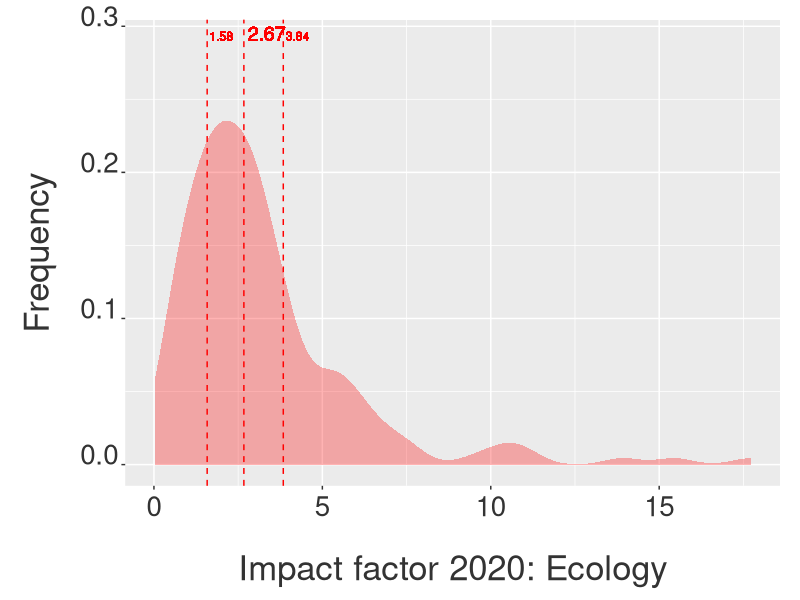
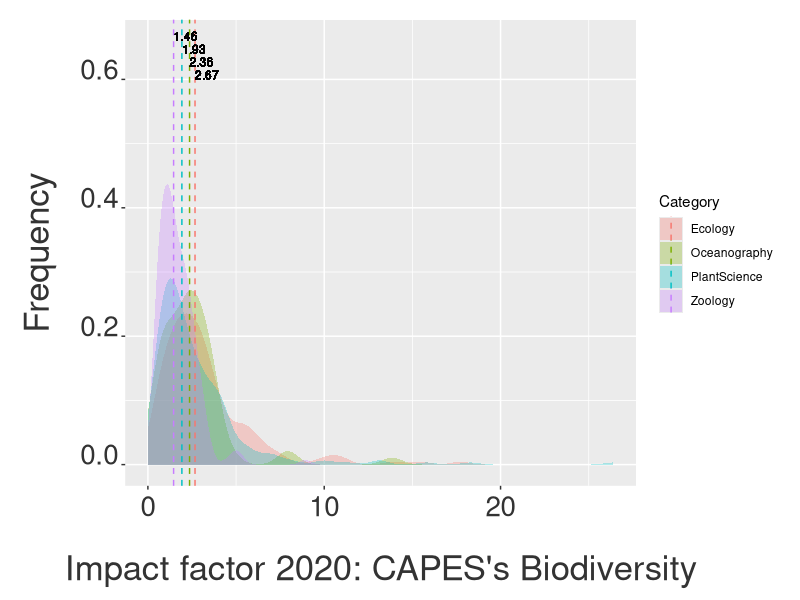

Source code (R) for these figures, in order:
## ---- chunk 1
knitr::opts_chunk$set(echo = TRUE)

knitr::knit_hooks$set(inline = function(x) {
prettyNum(x, big.mark=",")
})
## ---- chunk 2
setwd(dirname(rstudioapi::getActiveDocumentContext()$path))

## ---- chunk 3
rm(list= ls())
## ---- chunk 4
library(ggplot2)
library(plyr)
library(RColorBrewer)
library(reshape2)
library(tidyverse)
## ---- chunk 5
jcreco <- read.table("data/jcr ecology 2020.csv", sep=",", 
                 skip=2, fill=T, header=T, row.names=NULL,
                 na.strings = "n/a")
names(jcreco)[-ncol(jcreco)] <- names(jcreco)[-1]
jcreco <- jcreco[,-ncol(jcreco)]
jcreco <- jcreco[1:(nrow(jcreco)-2),]
jcreco$Total.Citations <- as.integer(gsub(",", "", jcreco$Total.Citations))
## ---- chunk 6
str(jcreco)
## ---- chunk 7
jcreco.med <- summarise(jcreco, 
                        IFmedian = median(X2020.JIF, na.rm = T))
eco.med = round(jcreco.med[1,1], digits = 2)

jcreco.qua1 <- summarise(jcreco, 
                         IFqua1 = quantile(X2020.JIF, na.rm = T))
eco.qua1 = round(jcreco.qua1[2,1], digits = 2)

jcreco.qua2 <- summarise(jcreco, 
                         IFqua2 = quantile(X2020.JIF, na.rm = T))
eco.qua2 = round(jcreco.qua2[4,1], digits = 2)

jcreco.min <- summarise(jcreco, 
                        IFmin = min(X2020.JIF, na.rm = T))
eco.min = round(jcreco.min[1,1], digits = 2)

jcreco.max <- summarise(jcreco, 
                        IFmax = max(X2020.JIF, na.rm = T))
eco.max = round(jcreco.max[1,1], digits = 2)

## ---- chunk 8
p1 <- ggplot(jcreco, aes(x=X2020.JIF)) +
  geom_density(color = F, fill = "red", alpha = 0.3, position = "identity") +
  xlab("Impact factor 2020: Ecology") + 
  ylab("Frequency") +
  theme(axis.text.x = element_text(colour="grey20",size=20,
                                   angle=0,hjust=.5,vjust=.5,face="plain"),
        axis.text.y = element_text(colour="grey20",size=20,
                                   angle=0,hjust=1,vjust=0,face="plain"),
        axis.title.x = element_text(colour="grey20",size=25,
                                    angle=0,hjust=.5,vjust=0,face="plain"),
        axis.title.y = element_text(colour="grey20",size=25,
                                    angle=90,hjust=.5,vjust=.5,face="plain")) +
  theme(plot.margin = unit(c(0.5,0.5,0.5,0.5),"cm")) +
  theme(axis.title.y=element_text(margin=margin(0,20,0,0)),
        axis.title.x=element_text(margin=margin(20,0,0,0))) +
  geom_vline(data=jcreco.med, aes(xintercept=eco.med),
             linetype="dashed", size=0.5, color = "red") +
  geom_text(aes(eco.med, 0.29, label = eco.med, angle = 0, 
                hjust = -0.1, vjust = 0), size = 5, color = "red") +
  geom_vline(data=jcreco.qua1, aes(xintercept=eco.qua1),
             linetype="dashed", size=0.5, color = "red") +
  geom_text(aes(eco.qua1, 0.29, label = eco.qua1, angle = 0, 
                hjust = -0.1, vjust = 0), size = 3, color = "red") +
  geom_vline(data=jcreco.qua1, aes(xintercept=eco.qua2),
             linetype="dashed", size=0.5, color = "red") +
  geom_text(aes(eco.qua2, 0.29, label = eco.qua2, angle = 0,
                hjust = -0.1, vjust = 0), size = 3, color = "red")

p1
## ---- chunk 9
str(jcreco)
## ---- chunk 10
jcroce <- read.table("data/jcr oceanography 2020.csv", sep=",", 
                     skip=2, fill=T, header=T, row.names=NULL,
                     na.strings = "n/a")
names(jcroce)[-ncol(jcroce)] <- names(jcroce)[-1]
jcroce <- jcroce[,-ncol(jcroce)]
jcroce <- jcroce[1:(nrow(jcroce)-2),]
jcroce$Total.Citations <- as.integer(gsub(",", "", jcroce$Total.Citations))


jcrpla <- read.table("data/jcr plant sciences 2020.csv", sep=",", 
                     skip=2, fill=T, header=T, row.names=NULL,
                     na.strings = "n/a")
names(jcrpla)[-ncol(jcrpla)] <- names(jcrpla)[-1]
jcrpla <- jcrpla[,-ncol(jcrpla)]
jcrpla <- jcrpla[1:(nrow(jcrpla)-2),]
jcrpla$Total.Citations <- as.integer(gsub(",", "", jcrpla$Total.Citations))


jcrzoo <- read.table("data/jcr zoology 2020.csv", sep=",", 
                     skip=2, fill=T, header=T, row.names=NULL,
                     na.strings = "n/a")
names(jcrzoo)[-ncol(jcrzoo)] <- names(jcrzoo)[-1]
jcrzoo <- jcrzoo[,-ncol(jcrzoo)]
jcrzoo <- jcrzoo[1:(nrow(jcrzoo)-2),]
jcrzoo$Total.Citations <- as.integer(gsub(",", "", jcrzoo$Total.Citations))
## ---- chunk 11
jcrbio <- rbind(jcreco, jcroce[1:nrow(jcroce),], 
                jcrpla[1:nrow(jcrpla),], jcrzoo[1:nrow(jcrzoo),])
## ---- chunk 12
str(jcrbio)
## ---- chunk 13
jcrbio$Category <- c(replicate(nrow(jcreco), "Ecology"), 
                     replicate(nrow(jcroce), "Oceanography"), 
                     replicate(nrow(jcrpla), "PlantScience"), 
                     replicate(nrow(jcrzoo), "Zoology"))
## ---- chunk 14
jcrbio.med <- ddply(jcrbio, "Category", summarise, 
                    IFmedian = median(X2020.JIF, na.rm = T))
bio.med <- summarise(jcrbio, 
                        IFmedian = median(X2020.JIF, na.rm = T))
bio.med = round(bio.med, digits = 2)

jcrbio.qua1 <- summarise(jcrbio, 
                         IFqua1 = quantile(X2020.JIF, na.rm = T))
bio.qua1 = round(jcrbio.qua1[2,1], digits = 2)

jcrbio.qua2 <- summarise(jcrbio, 
                         IFqua2 = quantile(X2020.JIF, na.rm = T))
bio.qua2 = round(jcrbio.qua2[4,1], digits = 2)

jcrbio.min <- summarise(jcrbio, 
                        IFmin = min(X2020.JIF, na.rm = T))
bio.min = round(jcrbio.min[1,1], digits = 2)

jcrbio.max <- summarise(jcrbio, 
                        IFmax = max(X2020.JIF, na.rm = T))
bio.max = round(jcrbio.max[1,1], digits = 2)
## ---- chunk 15
eco.med = round(jcrbio.med[1,2], digits = 2)
oce.med = round(jcrbio.med[2,2], digits = 2)
pla.med = round(jcrbio.med[3,2], digits = 2)
zoo.med = round(jcrbio.med[4,2], digits = 2)
## ---- chunk 16
p2 = ggplot(jcrbio, aes(x=X2020.JIF, fill=Category)) +
  geom_density(alpha=.3, position="identity", color = F) +
  xlab("Impact factor 2020: CAPES's Biodiversity") + 
  ylab("Frequency") +
  theme(axis.text.x = element_text(colour="grey20",size=20,angle=0,
                                   hjust=.5,vjust=.5,face="plain"),
        axis.text.y = element_text(colour="grey20",size=20,angle=0,
                                   hjust=1,vjust=0,face="plain"),
        axis.title.x = element_text(colour="grey20",size=25,angle=0,
                                    hjust=.5,vjust=0,face="plain"),
        axis.title.y = element_text(colour="grey20",size=25,angle=90,
                                    hjust=.5,vjust=.5,face="plain")) +
  theme(plot.margin = unit(c(0.5,0.5,0.5,0.5),"cm")) +
  theme(axis.title.y=element_text(margin=margin(0,20,0,0)),
        axis.title.x=element_text(margin=margin(20,0,0,0))) +
  geom_vline(data=jcrbio.med, aes(xintercept=IFmedian,  colour=Category),
             linetype="dashed", size=0.5) +
  geom_text(aes(eco.med, 0.60, label = eco.med, angle = 0, 
                hjust = 0, vjust = 0), size = 3) +
  geom_text(aes(oce.med, 0.62, label = oce.med, angle = 0, 
                hjust = 0, vjust = 0), size = 3) +
  geom_text(aes(pla.med, 0.64, label = pla.med, angle = 0, 
                hjust = 0, vjust = 0), size = 3) +
  geom_text(aes(zoo.med, 0.66, label = zoo.med, angle = 0, 
                hjust = 0, vjust = 0), size = 3)

p2
